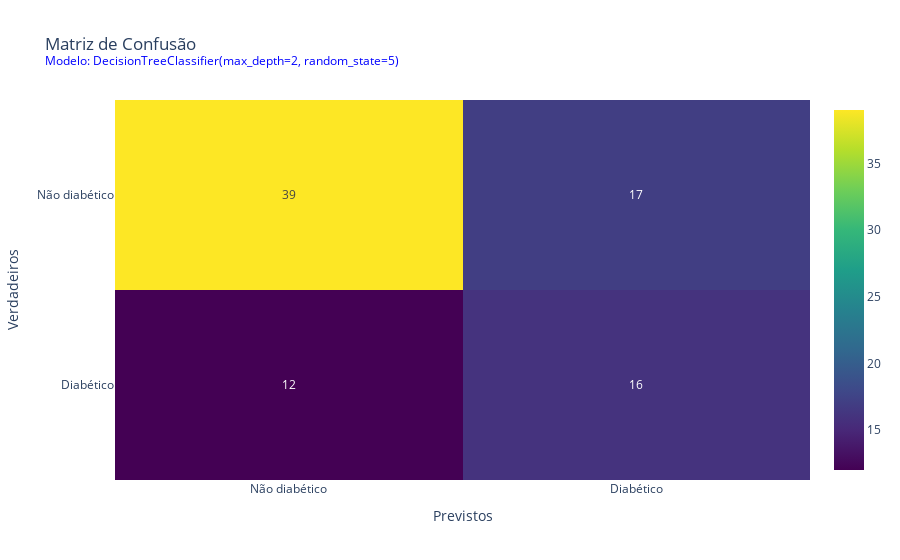
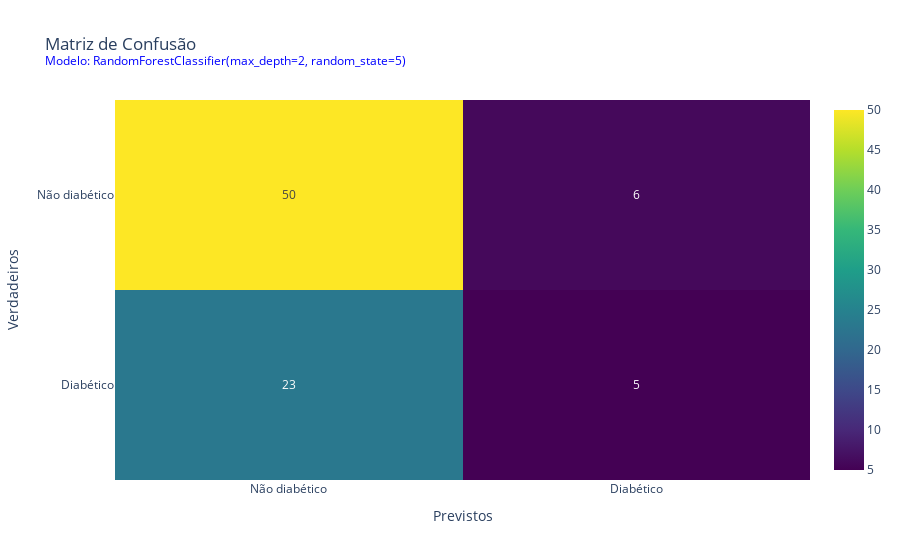

The code cell stored with these charts, in order, in its notebook:
### Markdown cell above
### Desafio 4

Construa uma matriz de confusão para cada um dos modelos para avaliar o desempenho das previsões.

### Code cell
from sklearn.metrics import confusion_matrix

import plotly.graph_objects as go

def plotly_confusion_matrix(confusion_matrix, model):
    confusion_matrix = confusion_matrix[::-1]
    title_text = f"Matriz de Confusão<br><sup style='color: blue;'>Modelo: {model}</sup>"
    classes = ["Não diabético", "Diabético"]
    fig = go.Figure(
        go.Heatmap(
            z=confusion_matrix,
            x=classes,
            y=classes[::-1],
            text=confusion_matrix,
            texttemplate="%{text}",
            colorscale="viridis"

        )
    )
    fig.update_layout(
        title=title_text,
        xaxis_title='Previstos',
        yaxis_title='Verdadeiros'
    )

    fig.show()

for model in models:
    y_predict = model.predict(x_validation)
    plotly_confusion_matrix(confusion_matrix(y_validation, y_predict), model)

### Figure 1 — Plotly figure (JSON) as saved in the notebook; plotly's stock layout.template omitted (floating-point values rounded to 4 significant figures)
{"data": [{"colorscale": [[0, "#440154"], [0.1111, "#482878"], [0.2222, "#3e4989"], [0.3333, "#31688e"], [0.4444, "#26828e"], [0.5556, "#1f9e89"], [0.6667, "#35b779"], [0.7778, "#6ece58"], [0.8889, "#b5de2b"], [1, "#fde725"]], "text": [[12, 16], [39, 17]], "texttemplate": "%{text}", "type": "heatmap", "x": ["Não diabético", "Diabético"], "y": ["Diabético", "Não diabético"], "z": [[12, 16], [39, 17]]}], "layout": {"title": {"text": "Matriz de Confusão<br><sup style='color: blue;'>Modelo: DecisionTreeClassifier(max_depth=2, random_state=5)</sup>"}, "xaxis": {"title": {"text": "Previstos"}}, "yaxis": {"title": {"text": "Verdadeiros"}}}}

### Figure 2 — Plotly figure (JSON) as saved in the notebook; plotly's stock layout.template omitted (floating-point values rounded to 4 significant figures)
{"data": [{"colorscale": [[0, "#440154"], [0.1111, "#482878"], [0.2222, "#3e4989"], [0.3333, "#31688e"], [0.4444, "#26828e"], [0.5556, "#1f9e89"], [0.6667, "#35b779"], [0.7778, "#6ece58"], [0.8889, "#b5de2b"], [1, "#fde725"]], "text": [[23, 5], [50, 6]], "texttemplate": "%{text}", "type": "heatmap", "x": ["Não diabético", "Diabético"], "y": ["Diabético", "Não diabético"], "z": [[23, 5], [50, 6]]}], "layout": {"title": {"text": "Matriz de Confusão<br><sup style='color: blue;'>Modelo: RandomForestClassifier(max_depth=2, random_state=5)</sup>"}, "xaxis": {"title": {"text": "Previstos"}}, "yaxis": {"title": {"text": "Verdadeiros"}}}}
